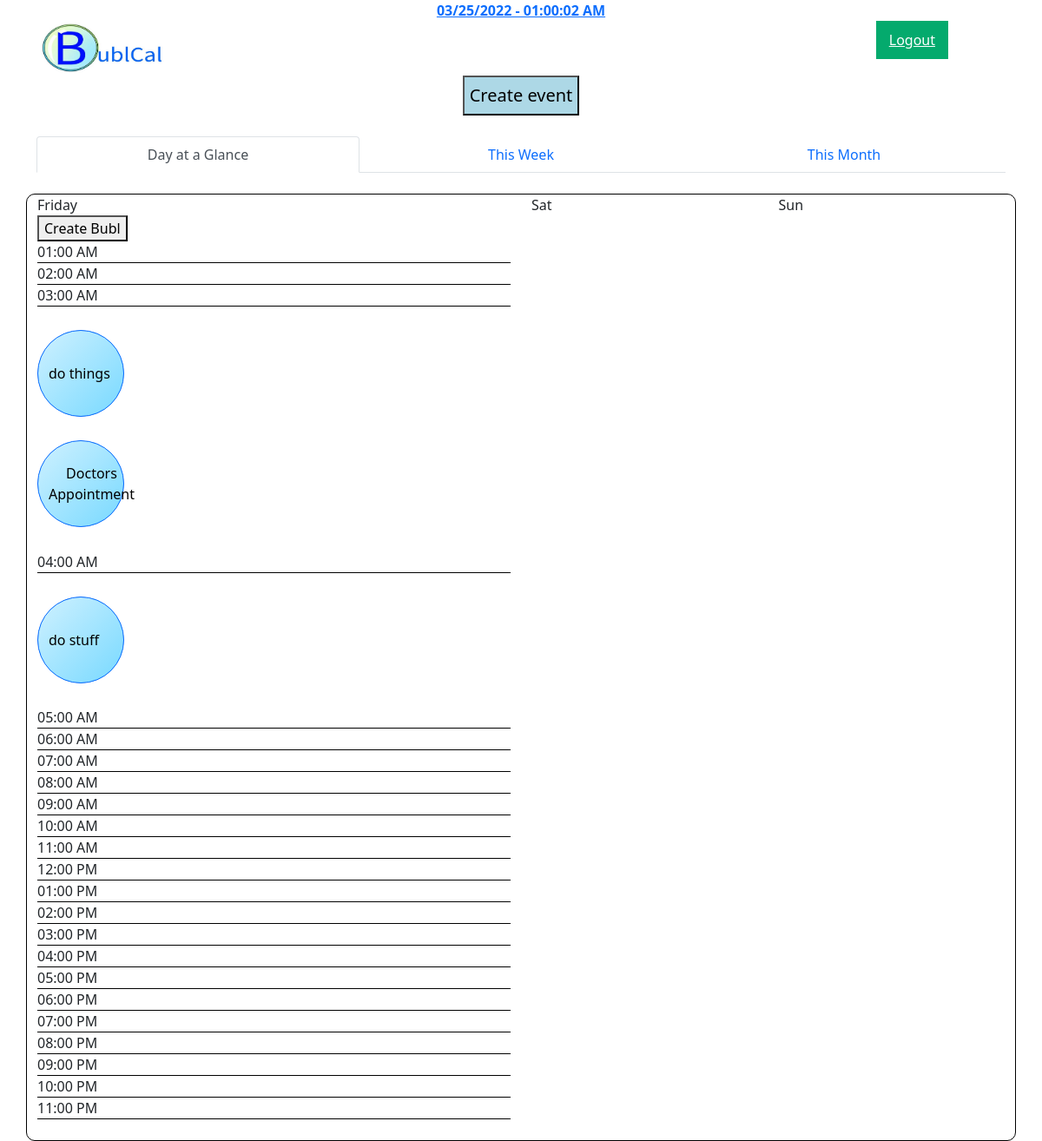
The page /app/glance/ (signed in) on the database its author committed.
### app/models.py (models this page shows)
class Bubl(models.Model):
    email = models.ForeignKey(UserData, on_delete=models.CASCADE);
    name = models.CharField(max_length=32);
    note = models.CharField(max_length=32);
    date = models.DateField();
    time = models.TimeField(auto_now=False, auto_now_add=False);
    length = models.IntegerField();

### app/views.py (the view)
# urls.py: path('glance/',             views.glance,       name="glance-view"),
def glance(request):
    result = bublcal_lib.verifyLogin(request);
    if(not result[0]):
        return redirect("index");
    user = result[1];
    today       = datetime.date.today();
    tomorrow    = datetime.date.today() + datetime.timedelta(1);
    overmorrow  = datetime.date.today() + datetime.timedelta(2);
    todayName      = DAY_NAMES[today.weekday()][0];         # Long name
    tomorrowName   = DAY_NAMES[tomorrow.weekday()][1];      # Short name
    overmorrowName = DAY_NAMES[overmorrow.weekday()][1];    # Short name
    currentTime = datetime.datetime.today().time();
    currentHour = currentTime.hour;
    timeSlots = [[currentHour, currentTime.replace(minute=0).strftime("%I:%M %p")]];
    bubls = bublcal_lib.getUserBubbles(user);
    todaysBubls = [];
    tomorrowTasks = 0;
    overmorrowTasks = 0;
    if(bubls != None):
        for bubl in bubls:
            day = bubl.date.day;
            if(day == tomorrow.day):
                tomorrowTasks += 1;
            if(day == overmorrow.day):
                overmorrowTasks += 1;
            if(day == today.day):
                todaysBubls.append(bubl);
    todayTime = datetime.datetime.today();
    for i in range(currentHour + 1, 24):
        newT = todayTime;
        newT = newT.replace(hour=i, minute=0);
        timeSlots.append([i, newT.strftime("%I:%M %p")]);
    args = {
                "loggedIn"  : True,
                "today"     : today,
                "tomorrow"  : tomorrow,
                "overmorrow": overmorrow,
                "today_name"        : todayName,
                "tomorrow_name"     : tomorrowName,
                "overmorrow_name"   : overmorrowName,
                "timeSlots" : timeSlots,
                "bubls" : todaysBubls,
                "tomorrowTasks" : range(tomorrowTasks),
                "overmorrowTasks" : range(overmorrowTasks),
            };
    return render(request, "glance.html", args);

### app/bublcal_lib.py (called while the page is built)
def verifyLogin(request):
    session = request.session;
    if("email" in session):
        if(session["email"] != None):
            email = session["email"]
            return [True, email];
    return [False, None];

def getUserObject(email):
    for user in UserData.objects.all():
        if(user.email == email):
            return user; # Object found
    return None; # No object found

def getUserBubbles(email):
    user = getUserObject(email);
    if(user == None):
        return None;
    bubls = [];
    for bubl in Bubl.objects.all():
        if(bubl.email.email == email):
            bubls.append(bubl);
    return bubls;

### app/templates/glance.html (shortened to what this page needs)
{% extends "base.html" %}
{% load static %}
{% block content %}
    <span class="container pt-4"></span>
    <div class="container container-glance">
        <div class="row">
            <div class="col-6">
                {{ today_name }}
            </div>
            <div class="col">
                {{ tomorrow_name }}
            </div>
            <div class="col">
                {{ overmorrow_name}}
            </div>
        </div>
        <div class="row">
            <div class="col-6">
                <a href="/app/bublcreate"><button>Create Bubl</button></a>
                {% for slot in timeSlots %}
                <div class="timeslot">{{slot.1}}</div>
                {% for bubl in bubls %}
                    {% if bubl.time.hour == slot.0 %}
                    <div style="color: black">
                        <button class="btn btn-primary bubble"
                                type="button"
                                data-bs-toggle="offcanvas"
                                data-bs-target="#offcanvasBottom"
                                aria-controls="offcanvasBottom"
                        >{{ bubl.name }}</button>
                    </div>
                    {% endif %}
                {% endfor %}
                {% endfor %}
                <br>
            </div>
            <div class="col">
            </div>
            <div class="col">
            </div>
        </div>
    </div>
{% endblock content %}

### app/templates/glance.html (style rules this page uses)
.container-glance { border: 1px solid black; border-radius: 10px; }
.timeslot { border-bottom: 1px solid black; }
.bubble { color: black; background-image: linear-gradient(to bottom right, rgba(207, 241, 255, 1), rgba(120, 217, 255, 1)); border-radius: 50%; display: flex; align-items: center; text-align: center; width: 100px; height: 100px; margin-top: 5%; margin-bottom: 5%; }

### rows shown on the page
Bubl: name "do things"
Bubl: name "Doctors Appointment"
Bubl: name "do stuff"

### other values the page prints
{{ today_name }} "Friday"
{{ tomorrow_name }} "Sat"
{{ overmorrow_name }} "Sun"
{{ slot.1 }} "01:00 AM" "02:00 AM" "03:00 AM" "04:00 AM" "05:00 AM" "06:00 AM" "07:00 AM" "08:00 AM" "09:00 AM" "10:00 AM" "11:00 AM" "12:00 PM" "01:00 PM" "02:00 PM" "03:00 PM" "04:00 PM" "05:00 PM" "06:00 PM" "07:00 PM" "08:00 PM" "09:00 PM" "10:00 PM" "11:00 PM"
